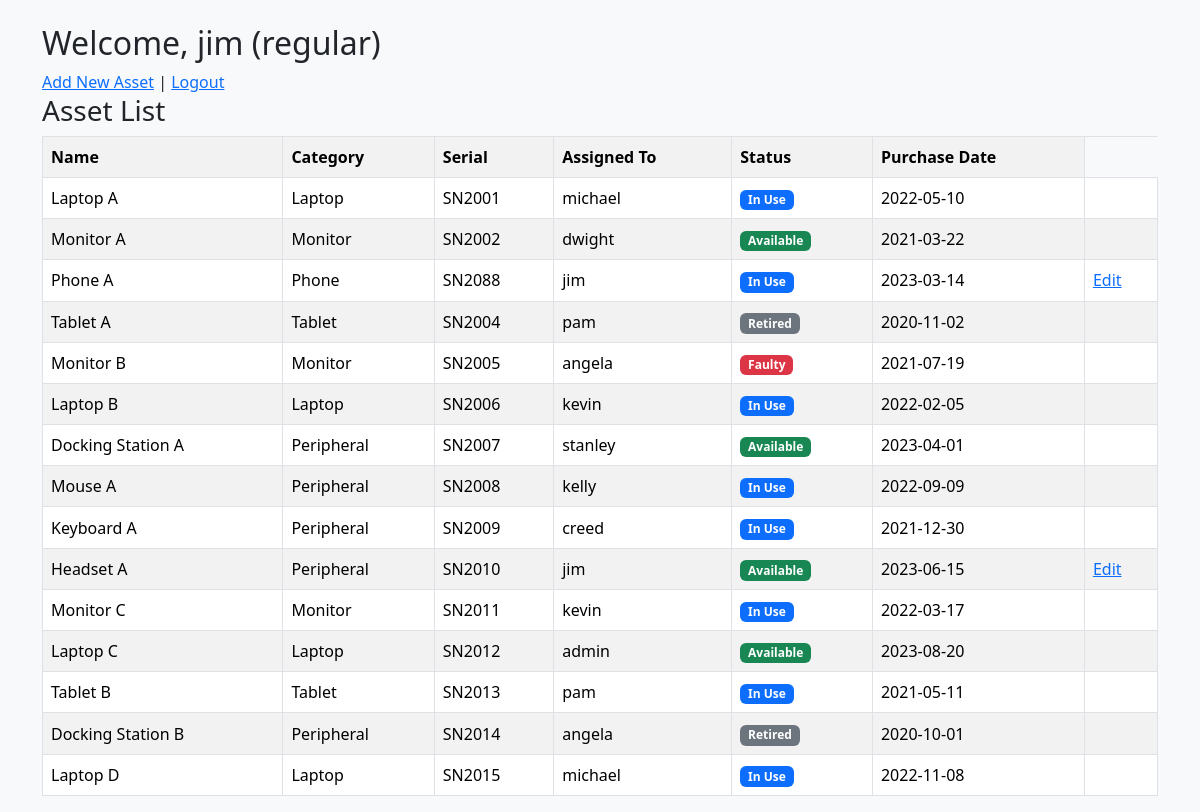
Page /dashboard (signed in) on the earlier database version.
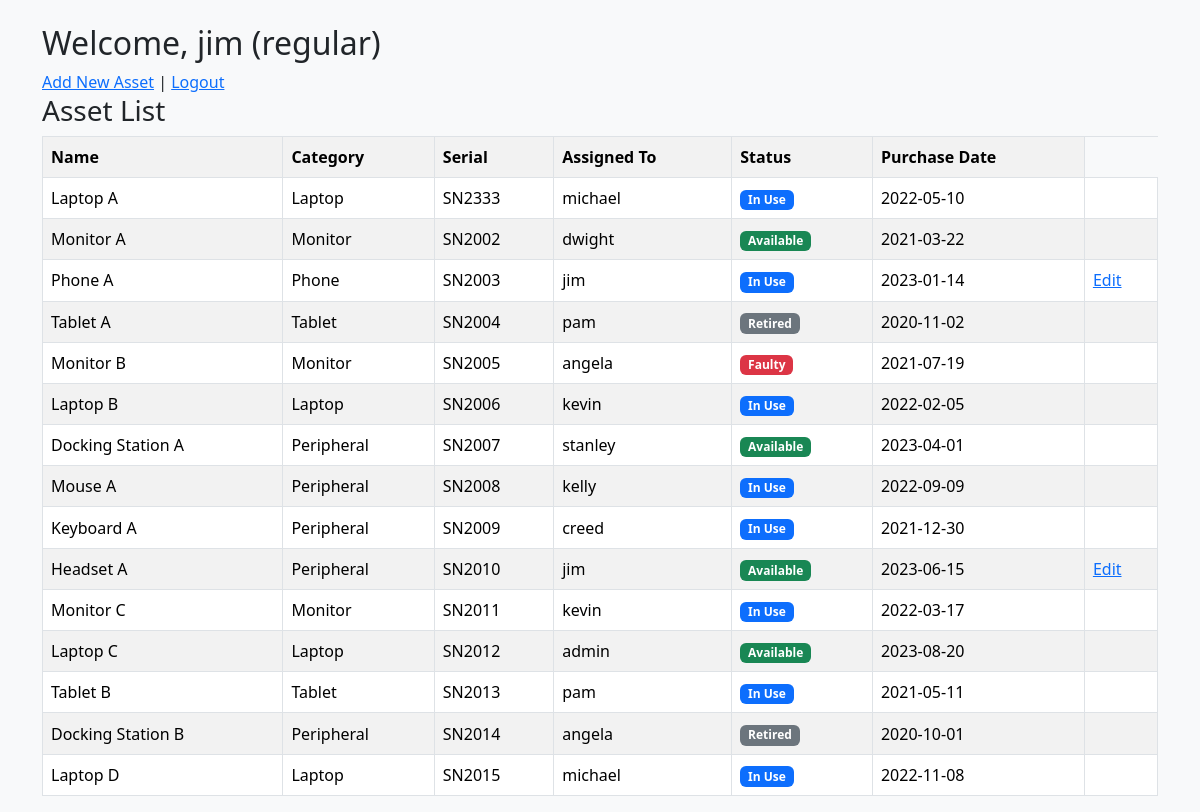
Same page on the later database version.
### models.py (models this page shows)
class User(db.Model):
    id = db.Column(db.Integer, primary_key=True)
    username = db.Column(db.String(100), unique=True, nullable=False)
    password = db.Column(db.String(200), nullable=False)
    role = db.Column(db.String(10), nullable=False)  # 'admin' or 'regular'

class Asset(db.Model):
    id = db.Column(db.Integer, primary_key=True)
    name = db.Column(db.String(100), nullable=False)
    category = db.Column(db.String(50), nullable=False)
    serial_number = db.Column(db.String(100), unique=True, nullable=False)
    assigned_to_id = db.Column(db.Integer, db.ForeignKey('user.id'))
    assigned_user = db.relationship('User', backref='assets')
    purchase_date = db.Column(db.Date)
    status = db.Column(db.String(50), default="Available")

### app.py (the view)
@app.route('/dashboard')
def dashboard():
    if 'username' not in session:
        return redirect(url_for('login'))
    assets = Asset.query.all()
    return render_template('dashboard.html', user=session['username'], role=session['role'], assets=assets)

### templates/dashboard.html (shortened to what this page needs)
{% extends "base.html" %}
{% block content %}
<h2>Welcome, {{ user }} ({{ role }})</h2>
<a href="{{ url_for('add_asset') }}">Add New Asset</a> |
<a href="{{ url_for('logout') }}">Logout</a>
<h3>Asset List</h3>
<table class="table table-striped table-bordered table-hover align-middle">
        <tr>
            <th>Name</th>
            <th>Category</th>
            <th>Serial</th>
            <th>Assigned To</th>
            <th>Status</th>
            <th>Purchase Date</th>
        </tr>
    {% for asset in assets %}
    <tr>
        <td>{{ asset.name }}</td>
        <td>{{ asset.category }}</td>
        <td>{{ asset.serial_number }}</td>
        <td>{{ asset.assigned_user.username if asset.assigned_user else '-' }}</td>
        <td>
        {% if asset.status == 'Available' %}
            <span class="badge bg-success">{{ asset.status }}</span>
        {% elif asset.status == 'In Use' %}
            <span class="badge bg-primary">{{ asset.status }}</span>
        {% elif asset.status == 'Retired' %}
            <span class="badge bg-secondary">{{ asset.status }}</span>
        {% elif asset.status == 'Faulty' %}
            <span class="badge bg-danger">{{ asset.status }}</span>
        {% else %}
            <span class="badge bg-dark">{{ asset.status }}</span>
        {% endif %}
        </td>
        <td>{{ asset.purchase_date.strftime('%Y-%m-%d') if asset.purchase_date else '-' }}</td>
        <td>
            {% if role == 'admin' or asset.assigned_user.username == user %}
                <a href="{{ url_for('edit_asset', asset_id=asset.id) }}">Edit</a>
            {% endif %}
        </td>
    </tr>
    {% endfor %}
</table>
{% endblock %}

### templates/base.html (shortened to what this page needs)
<!DOCTYPE html>
<html lang="en">
<head>
    <link href="https://cdn.jsdelivr.net/npm/bootstrap@5.3.3/dist/css/bootstrap.min.css" rel="stylesheet">
</head>
<body class="bg-light">
    <div class="container mt-4">
        {% block content %}{% endblock %}
    </div>
</body>
</html>

Differences in the rows shown:
changed Asset "Laptop A": serial_number "SN2001" → "SN2333"
changed Asset "Phone A": serial_number "SN2088" → "SN2003"; purchase_date "2023-03-14" → "2023-01-14"
